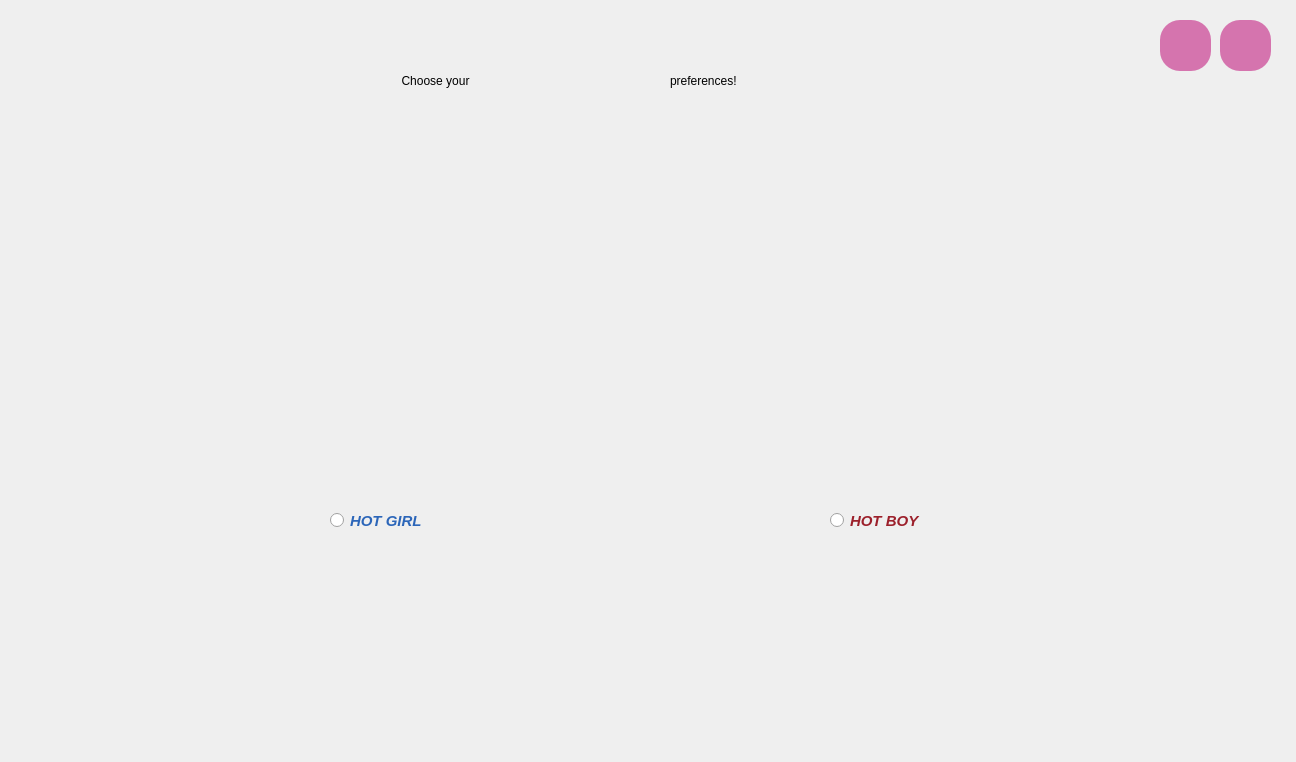
<?xml version="1.0" encoding="UTF-8"?>
<ui version="4.0">
 <class>choose_gender</class>
 <widget class="QMainWindow" name="choose_gender">
  <property name="geometry">
   <rect>
    <x>0</x>
    <y>0</y>
    <width>1296</width>
    <height>762</height>
   </rect>
  </property>
  <property name="minimumSize">
   <size>
    <width>1296</width>
    <height>762</height>
   </size>
  </property>
  <property name="maximumSize">
   <size>
    <width>1296</width>
    <height>762</height>
   </size>
  </property>
  <property name="windowTitle">
   <string>MainWindow</string>
  </property>
  <property name="styleSheet">
   <string notr="true">#centralwidget
{
	border-image: url(:/new/photos/choose.jpg);
}
QRadioButton#girl_Button
{
	border-radius: 20px;	
	color: rgb(44, 102, 185);
	background-color: &quot;#95f4f6&quot;;
}
QRadioButton#boy_Button
{
	border-radius: 20px;	
	color: rgb(156, 32, 43);	
	background-color: &quot;#d785ab&quot;;
}
QRadioButton#girl_Button:hover
{
	border-radius: 20px;
	color: &quot;#95f4f6&quot;;
	background-color: rgb(67, 139, 223);
}
QRadioButton#boy_Button:hover
{
	border-radius: 20px;	
	color: #d785ab;
	background-color:rgb(156, 32, 43) ;
}


QPushButton
{
	background-color: rgb(213, 116, 174);
    border-radius: 20px;
}
QPushButton:hover
{
	background-color:  rgb(156, 32, 43);
}
</string>
  </property>
  <property name="tabShape">
   <enum>QTabWidget::Rounded</enum>
  </property>
  <widget class="QWidget" name="centralwidget">
   <widget class="QRadioButton" name="girl_Button">
    <property name="geometry">
     <rect>
      <x>330</x>
      <y>500</y>
      <width>91</width>
      <height>41</height>
     </rect>
    </property>
    <property name="font">
     <font>
      <pointsize>11</pointsize>
      <weight>75</weight>
      <italic>true</italic>
      <bold>true</bold>
      <strikeout>false</strikeout>
     </font>
    </property>
    <property name="cursor">
     <cursorShape>PointingHandCursor</cursorShape>
    </property>
    <property name="text">
     <string>HOT GIRL</string>
    </property>
   </widget>
   <widget class="QRadioButton" name="boy_Button">
    <property name="geometry">
     <rect>
      <x>830</x>
      <y>500</y>
      <width>91</width>
      <height>41</height>
     </rect>
    </property>
    <property name="font">
     <font>
      <pointsize>11</pointsize>
      <weight>75</weight>
      <italic>true</italic>
      <bold>true</bold>
     </font>
    </property>
    <property name="cursor">
     <cursorShape>PointingHandCursor</cursorShape>
    </property>
    <property name="text">
     <string>HOT BOY</string>
    </property>
   </widget>
   <widget class="QPushButton" name="closeButton">
    <property name="geometry">
     <rect>
      <x>1220</x>
      <y>20</y>
      <width>51</width>
      <height>51</height>
     </rect>
    </property>
    <property name="cursor">
     <cursorShape>PointingHandCursor</cursorShape>
    </property>
    <property name="toolTip">
     <string>Close the app</string>
    </property>
    <property name="text">
     <string/>
    </property>
    <property name="icon">
     <iconset resource="icons.qrc">
      <normaloff>:/icons/icons/error.png</normaloff>:/icons/icons/error.png</iconset>
    </property>
    <property name="iconSize">
     <size>
      <width>40</width>
      <height>40</height>
     </size>
    </property>
   </widget>
   <widget class="QPushButton" name="menuButton">
    <property name="geometry">
     <rect>
      <x>1160</x>
      <y>20</y>
      <width>51</width>
      <height>51</height>
     </rect>
    </property>
    <property name="cursor">
     <cursorShape>PointingHandCursor</cursorShape>
    </property>
    <property name="toolTip">
     <string>Back to main menu</string>
    </property>
    <property name="text">
     <string/>
    </property>
    <property name="icon">
     <iconset resource="icons.qrc">
      <normaloff>:/icons/icons/previous.png</normaloff>:/icons/icons/previous.png</iconset>
    </property>
    <property name="iconSize">
     <size>
      <width>40</width>
      <height>40</height>
     </size>
    </property>
   </widget>
   <widget class="QLabel" name="label">
    <property name="geometry">
     <rect>
      <x>230</x>
      <y>40</y>
      <width>411</width>
      <height>81</height>
     </rect>
    </property>
    <property name="styleSheet">
     <string notr="true">color: &quot;#d785ab&quot;;
font: 30pt &quot;Snap ITC&quot;;

</string>
    </property>
    <property name="text">
     <string>Choose your</string>
    </property>
    <property name="alignment">
     <set>Qt::AlignCenter</set>
    </property>
   </widget>
   <widget class="QLabel" name="label_2">
    <property name="geometry">
     <rect>
      <x>670</x>
      <y>30</y>
      <width>381</width>
      <height>101</height>
     </rect>
    </property>
    <property name="styleSheet">
     <string notr="true">color: &quot;#95f4f6&quot;;
font: 30pt &quot;Snap ITC&quot;;

</string>
    </property>
    <property name="text">
     <string>preferences!</string>
    </property>
   </widget>
  </widget>
 </widget>
 <resources>
  <include location="icons.qrc"/>
 </resources>
 <connections/>
</ui>
